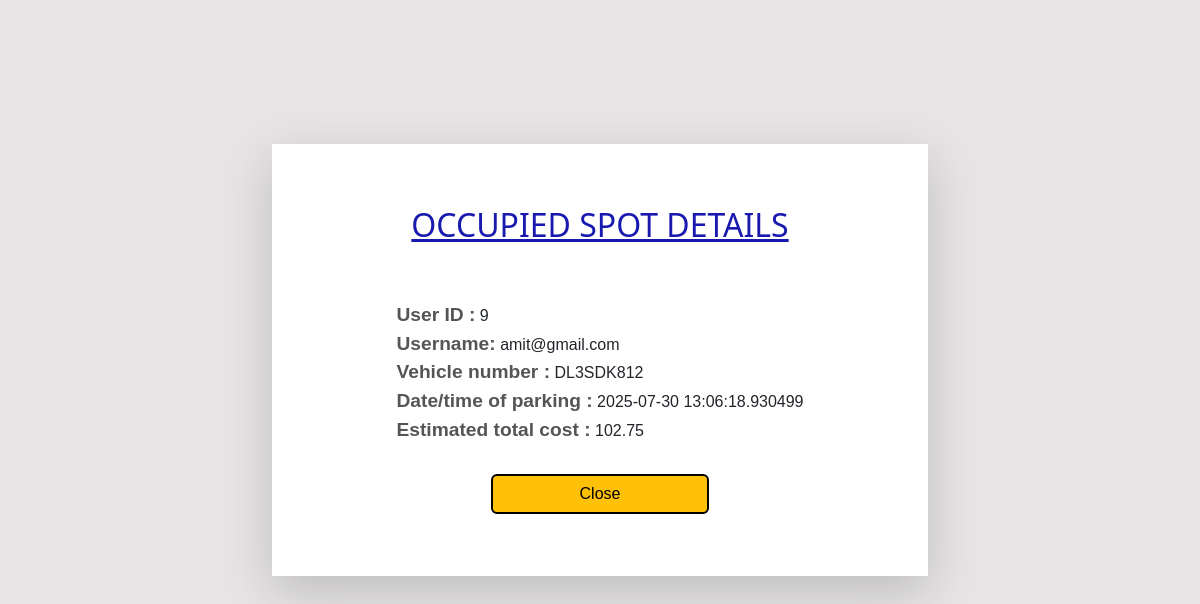
The page /reserved/3/view (signed in) on the database its author committed.
### models.py (models this page shows)
class Reservation(db.Model):
    id = db.Column(db.Integer, primary_key=True)
    user_id = db.Column(db.Integer, db.ForeignKey('user.id'), nullable=False)
    lot_id = db.Column(db.Integer, db.ForeignKey('parkinglot.id'), nullable=False)
    spot_id = db.Column(db.Integer, db.ForeignKey('parkingspot.id'), nullable=False)
    vehicle_id = db.Column(db.Integer, db.ForeignKey('vehicle.id'), nullable=False)
    parking_timestamp = db.Column(db.DateTime, nullable=False)
    leaving_timestamp = db.Column(db.DateTime, nullable=True)
    total_cost = db.Column(db.Float, nullable=True)

class User(db.Model):
    id = db.Column(db.Integer, primary_key=True)
    name=db.Column(db.String(32), nullable=False)
    address = db.Column(db.String(100), nullable=False)
    pincode = db.Column(db.String(10), nullable=False)
    username = db.Column(db.String(32), unique=True, nullable=False)
    passhash = db.Column(db.String(256), nullable=False)
    is_admin = db.Column(db.Boolean, default=False)
    vehicles = db.relationship('Vehicle', backref='user', lazy=True)
    reserve_user= db.relationship('Reservation', backref='user', lazy=True)

class Vehicle(db.Model):
    id = db.Column(db.Integer, primary_key=True)
    user_id = db.Column(db.Integer, db.ForeignKey('user.id'), nullable=False)
    vehicle_number = db.Column(db.String(25), unique=True, nullable=False)
    vehicle_type = db.Column(db.String(20))
    reserved_vehicle = db.relationship('Reservation', backref='vehicle', lazy=True,cascade="all, delete-orphan")

### routes.py (the view)
@app.route('/reserved/<int:id>/view')
@admin_required
def view_reserve(id):
    reservation=Reservation.query.filter_by(spot_id=id).first()
    if not reservation:
        flash('Reservation not found')
        return redirect(url_for('admin'))
    leaving_timestamp = datetime.now()
    ptimestamp= reservation.parking_timestamp
    duration = leaving_timestamp - ptimestamp
    hrs = duration.total_seconds() / 3600
    est_cost = round(hrs * reservation.parkinglot.price_per_hour, 2)
    return render_template('spot/occupiedspot.html',reservation=reservation,est_cost=est_cost)

### routes.py (called while the page is built)
def admin_required(f):
    @wraps(f)
    def decorated_function(*args, **kwargs):
        if 'user_id' not in session:
            flash('Please login to continue')
            return redirect(url_for('login'))
        user= User.query.get(session['user_id'])
        if not user.is_admin:
            flash('You do not have permission to access this page')
            return redirect(url_for('user'))
        return f(*args, **kwargs)
    return decorated_function

### templates/spot/occupiedspot.html (shortened to what this page needs)
{% extends 'layout.html' %}
{% block content %}
    <div class="container-fluid d-flex justify-content-center align-items-center" style="height: 90vh;">
        <div class="col-6 shadow-lg">
            <div class="chfont ">
                <h2>OCCUPIED SPOT DETAILS</h2>
            </div>
            <div class="info-line mt-5">
                <div class="data">
                    <span class="label">User ID :</span> {{ reservation.user_id }}
                    <br>
                    <span class="label">Username:</span> {{ reservation.user.username }}
                    <br>
                    <span class="label">Vehicle number :</span> {{ reservation.vehicle.vehicle_number }}
                    <br>
                    <span class="label">Date/time of parking :</span> {{ reservation.parking_timestamp }}
                    <br>
                    <span class="label">Estimated total cost :</span> {{ est_cost }}
                </div>
            </div>
            <div class=" d-grid gap-2 col-4 mx-auto">
                <a href="{{url_for('admin')}}" class="btn btn-warning mt-4" style="border:2px solid black">
                    Close
                 </a>
            </div>
</body>
</html>
{% endblock %}

### templates/layout.html (style rules this page uses)
body { font-family: Arial, sans-serif; background-color: #e6e4e4; }
.col-6 { display: flex; flex-direction: column; background-color: white; align-items: center; justify-content: center; }

### templates/spot/occupiedspot.html (style rules this page uses)
.info-line { margin: 5px 0; font-family: Arial, sans-serif; }
.label { font-weight: bold; color: #555; }
.col-6 { width: 60%; height: 60%; }
.chfont { font-family:system-ui, -apple-system, BlinkMacSystemFont, 'Segoe UI', Roboto, Oxygen, Ubuntu, Cantarell; text-decoration: underline; color: rgb(25, 25, 176); }
span { font-size: larger; }

### rows shown on the page
Reservation: user_id "9", parking_timestamp "2025-07-30 13:06:18.930499"
User: user.username "amit@gmail.com"
Vehicle: vehicle.vehicle_number "DL3SDK812"
